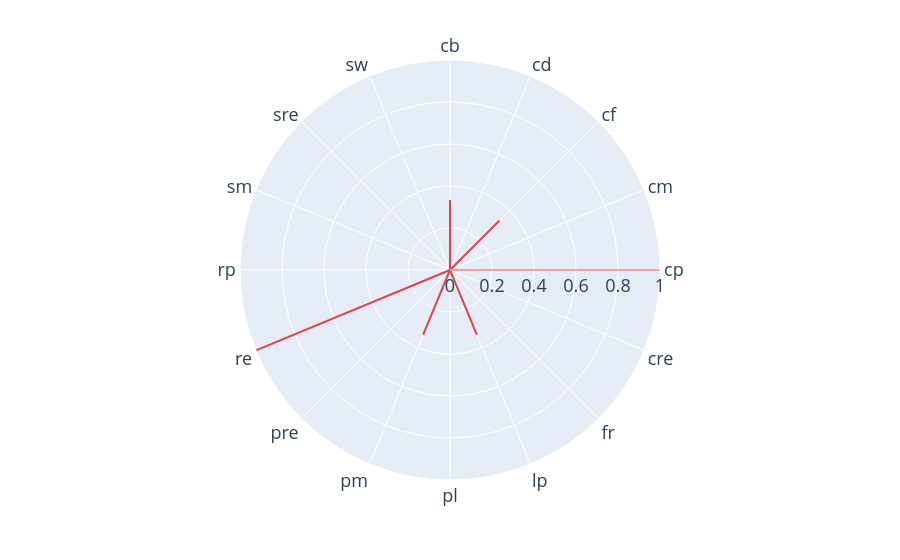
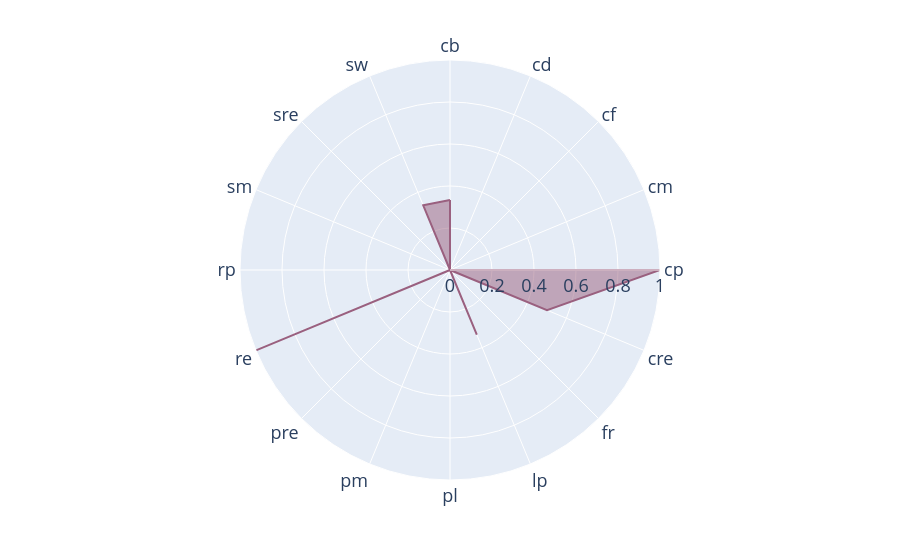
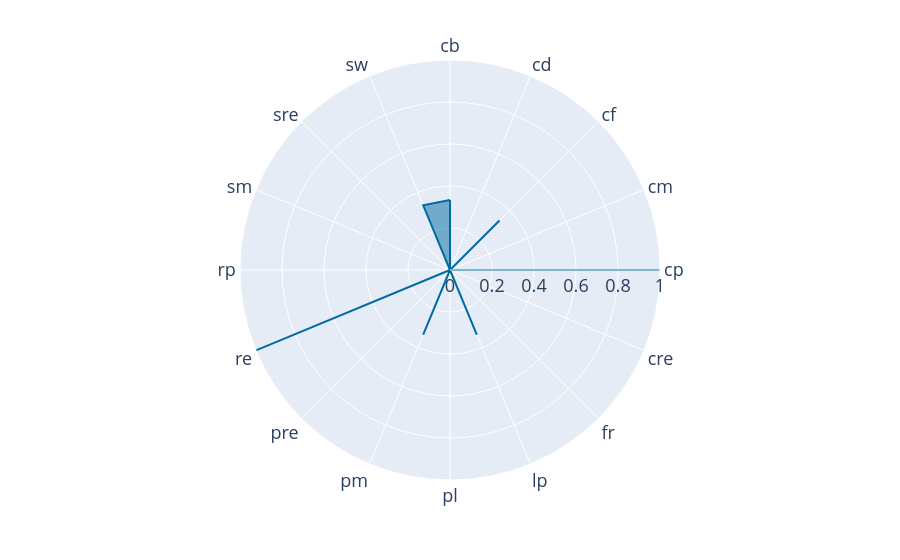
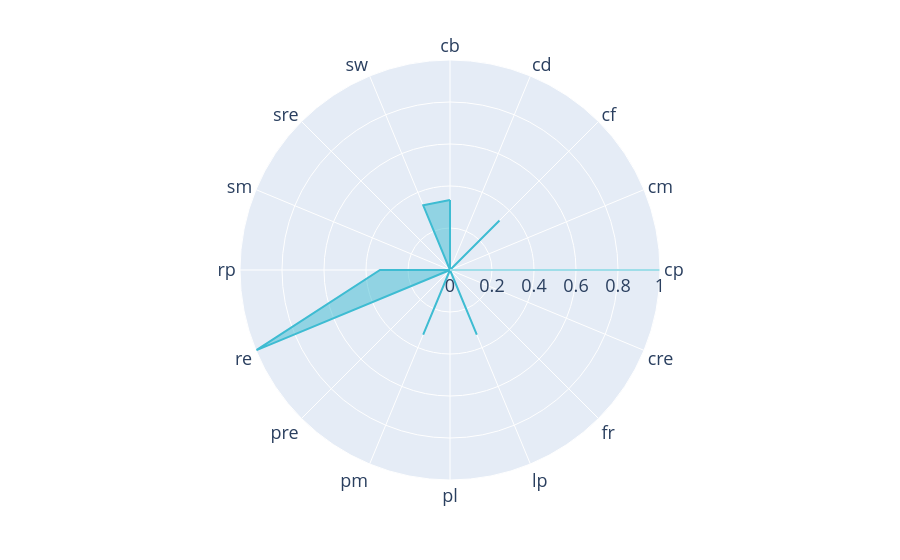

These figures' notebook cell, in order:
### Markdown cell above
#### Plot as Radar Chart (using plotly)

### Code cell
import plotly.express as px
import plotly.graph_objects as go
from plotly.subplots import make_subplots


plotly_default_colors = colors#px.colors.qualitative.Plotly

fill_colors = {
    name: plotly_default_colors[idx]
    for idx,name in enumerate(df_vers_plot["Algorithm"].unique())
}

# ALL RADAR CHARTS IN ONE PLOT, I DONT LIKE THE LAYOUT THOUGH :/
# fig = make_subplots(rows=2, cols=4, specs=[[{'type': 'polar'}]*4]*2, subplot_titles=df_vers_plot["Algorithm"].unique())#, start_cell="bottom-left")
# for idx, (alg, dataframe) in enumerate(df_vers_plot.groupby(by="Algorithm")):
#     sub_df = df_vers_plot[df_vers_plot["Algorithm"] == alg]
#     fig.add_trace(go.Scatterpolar(
#         name = alg,
#         r=sub_df['Versatility'].values,
#         theta=sub_df['Change Pattern'].values,
#         fillcolor=fill_colors[alg],
#         line={'color': fill_colors[alg]}
#     ), row=idx//4+1, col=idx%4+1 )
# fig.update_traces(fill='toself')

# ALL APPROACHES IN THE SAME RADAR CHART - NOT SO READABLE
# fig = go.Figure()
# for alg, dataframe in df_vers_plot.groupby(by="Algorithm"):
#     fig.add_trace(go.Scatterpolar(
#       r = dataframe["Versatility"],
#       theta = dataframe["Change Pattern"],
#       fill = 'toself',
#       name = alg
# ))

# 1 RADAR CHART PER APPROACH - SEPERATE PLOTS - This is my favorite; Can make a nice layout in latex

import warnings
# Futurewarnings will be risen by pandas within plotly, but this is plotly's fault, not ours
with warnings.catch_warnings():
    warnings.simplefilter(action='ignore', category=FutureWarning)
    for alg, dataframe in df_vers_plot.groupby(by="Algorithm"):
        fig = px.line_polar(
            df_vers_plot[df_vers_plot["Algorithm"] == alg],
            r='Versatility',
            theta='Change Pattern',
            line_close=True,
            color='Algorithm',
            color_discrete_map=fill_colors,
            title=None# alg, # Set this to alg if we want the title, I was planning on setting the title in latex
        )
        fig.update_layout(showlegend=False, title_x=0.5, font=dict(size=18)) # Disable legend (as we have only one algorithm per plot) and center title (if present)
        fig.update_traces(fill='toself')

        if not os.path.exists(f"{OUT_PATH}/Versatility{LAG_WINDOW}/Radar_Charts"):
            os.makedirs(f"{OUT_PATH}/Versatility{LAG_WINDOW}/Radar_Charts")
        fig.write_image(f"{OUT_PATH}/Versatility{LAG_WINDOW}/Radar_Charts/radar_chart_{alg.replace(' ','_')}.pdf", format="pdf")
        print(alg)
        fig.show()

### Figure 1 — Plotly figure (JSON) as saved in the notebook; plotly's stock layout.template omitted (floating-point values rounded to 4 significant figures)
{"data": [{"fill": "toself", "hovertemplate": "Algorithm=ADWIN J<br>Versatility=%{r}<br>Change Pattern=%{theta}<extra></extra>", "legendgroup": "ADWIN J", "line": {"color": "#DB444B", "dash": "solid"}, "marker": {"symbol": "circle"}, "mode": "lines", "name": "ADWIN J", "r": [0.3333, 0.0, 0.3333, 0.0, 1.0, 0.0, 0.0, 0.3333, 0.0, 0.3333, 0.0, 1.0, 0.0, 0.0, 0.0, 0.0, 0.3333], "showlegend": true, "subplot": "polar", "theta": ["cb", "cd", "cf", "cm", "cp", "cre", "fr", "lp", "pl", "pm", "pre", "re", "rp", "sm", "sre", "sw", "cb"], "type": "scatterpolar"}], "layout": {"font": {"size": 18}, "legend": {"title": {"text": "Algorithm"}, "tracegroupgap": 0}, "margin": {"t": 60}, "polar": {"angularaxis": {"direction": "clockwise", "rotation": 90}, "domain": {"x": [0, 1], "y": [0, 1]}}, "showlegend": false, "title": {"x": 0.5}}}

### Figure 2 — Plotly figure (JSON) as saved in the notebook; plotly's stock layout.template omitted (floating-point values rounded to 4 significant figures)
{"data": [{"fill": "toself", "hovertemplate": "Algorithm=EMD<br>Versatility=%{r}<br>Change Pattern=%{theta}<extra></extra>", "legendgroup": "EMD", "line": {"color": "#9A607F", "dash": "solid"}, "marker": {"symbol": "circle"}, "mode": "lines", "name": "EMD", "r": [0.3333, 0.0, 0.0, 0.0, 1.0, 0.5, 0.0, 0.3333, 0.0, 0.0, 0.0, 1.0, 0.0, 0.0, 0.0, 0.3333, 0.3333], "showlegend": true, "subplot": "polar", "theta": ["cb", "cd", "cf", "cm", "cp", "cre", "fr", "lp", "pl", "pm", "pre", "re", "rp", "sm", "sre", "sw", "cb"], "type": "scatterpolar"}], "layout": {"font": {"size": 18}, "legend": {"title": {"text": "Algorithm"}, "tracegroupgap": 0}, "margin": {"t": 60}, "polar": {"angularaxis": {"direction": "clockwise", "rotation": 90}, "domain": {"x": [0, 1], "y": [0, 1]}}, "showlegend": false, "title": {"x": 0.5}}}

### Figure 3 — Plotly figure (JSON) as saved in the notebook; plotly's stock layout.template omitted (floating-point values rounded to 4 significant figures)
{"data": [{"fill": "toself", "hovertemplate": "Algorithm=J-Measure<br>Versatility=%{r}<br>Change Pattern=%{theta}<extra></extra>", "legendgroup": "J-Measure", "line": {"color": "#006BA2", "dash": "solid"}, "marker": {"symbol": "circle"}, "mode": "lines", "name": "J-Measure", "r": [0.3333, 0.0, 0.3333, 0.0, 1.0, 0.0, 0.0, 0.3333, 0.0, 0.3333, 0.0, 1.0, 0.0, 0.0, 0.0, 0.3333, 0.3333], "showlegend": true, "subplot": "polar", "theta": ["cb", "cd", "cf", "cm", "cp", "cre", "fr", "lp", "pl", "pm", "pre", "re", "rp", "sm", "sre", "sw", "cb"], "type": "scatterpolar"}], "layout": {"font": {"size": 18}, "legend": {"title": {"text": "Algorithm"}, "tracegroupgap": 0}, "margin": {"t": 60}, "polar": {"angularaxis": {"direction": "clockwise", "rotation": 90}, "domain": {"x": [0, 1], "y": [0, 1]}}, "showlegend": false, "title": {"x": 0.5}}}

### Figure 4 — Plotly figure (JSON) as saved in the notebook; plotly's stock layout.template omitted (floating-point values rounded to 4 significant figures)
{"data": [{"fill": "toself", "hovertemplate": "Algorithm=LCDD<br>Versatility=%{r}<br>Change Pattern=%{theta}<extra></extra>", "legendgroup": "LCDD", "line": {"color": "#3EBCD2", "dash": "solid"}, "marker": {"symbol": "circle"}, "mode": "lines", "name": "LCDD", "r": [0.3333, 0.0, 0.3333, 0.0, 1.0, 0.0, 0.0, 0.3333, 0.0, 0.3333, 0.0, 1.0, 0.3333, 0.0, 0.0, 0.3333, 0.3333], "showlegend": true, "subplot": "polar", "theta": ["cb", "cd", "cf", "cm", "cp", "cre", "fr", "lp", "pl", "pm", "pre", "re", "rp", "sm", "sre", "sw", "cb"], "type": "scatterpolar"}], "layout": {"font": {"size": 18}, "legend": {"title": {"text": "Algorithm"}, "tracegroupgap": 0}, "margin": {"t": 60}, "polar": {"angularaxis": {"direction": "clockwise", "rotation": 90}, "domain": {"x": [0, 1], "y": [0, 1]}}, "showlegend": false, "title": {"x": 0.5}}}
